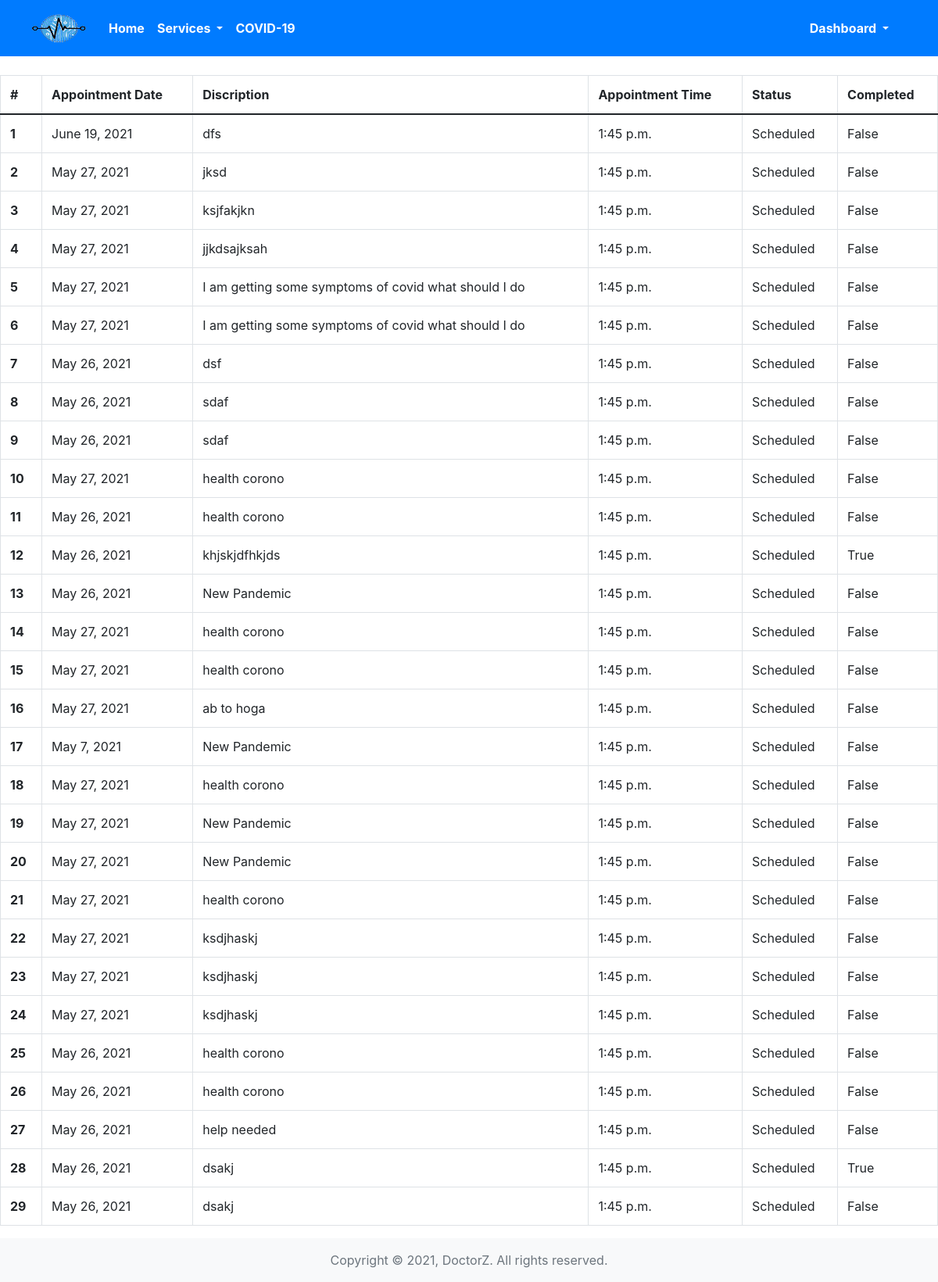
The page /booked-sessions (signed in) on the database as committed earlier.
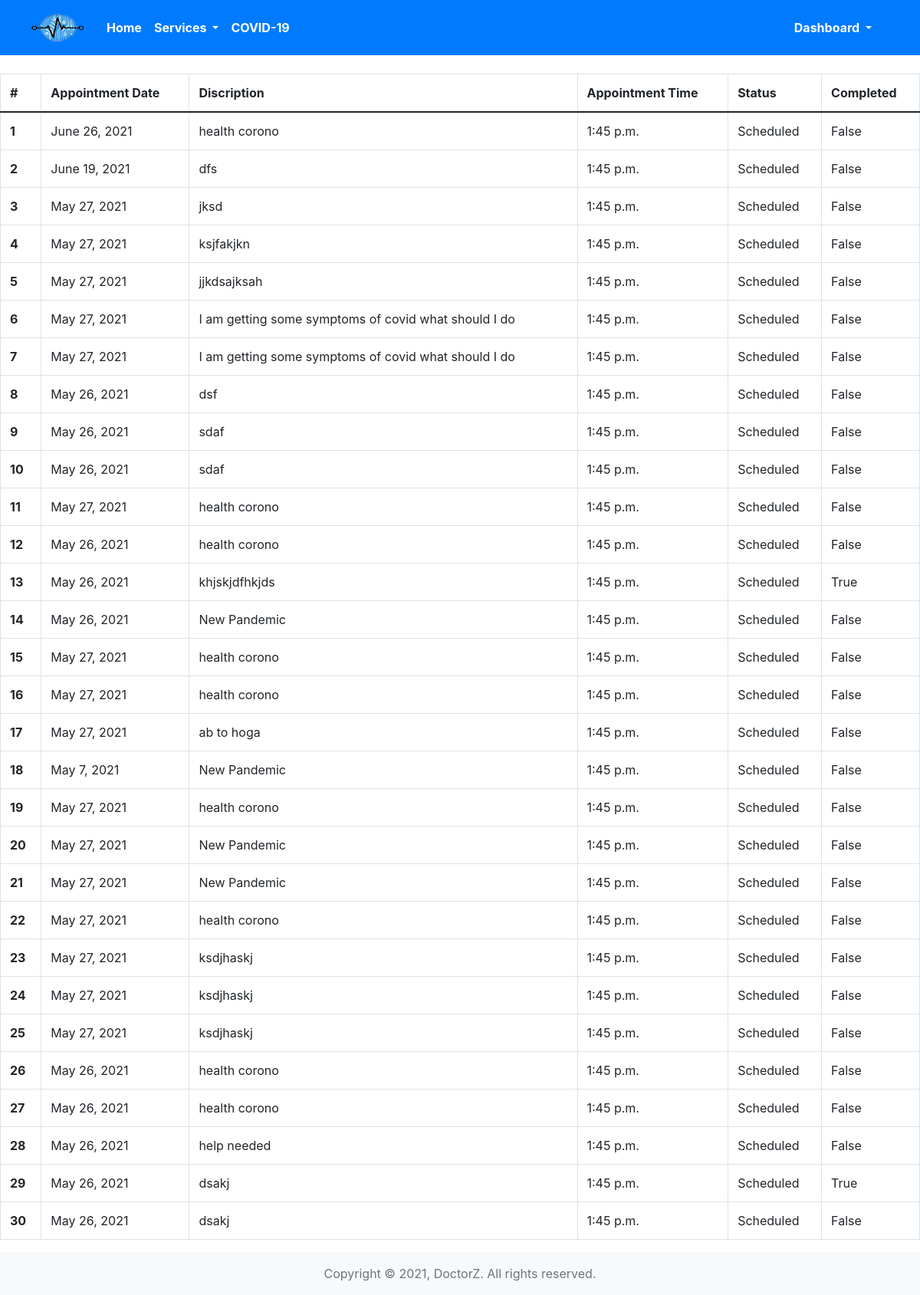
The same page on the database as committed later.
### home/models.py (models this page shows, shortened)
class Service(models.Model):
    user = models.ForeignKey(settings.AUTH_USER_MODEL, on_delete=models.CASCADE)
    time = models.TimeField()
    appointmentDate = models.DateField()
    discription = models.TextField(max_length=255, blank=True)
    appointmentType = models.TextField(max_length=100, blank=True)
    status = models.TextField(max_length=30, default="Scheduled")
    completed = models.BooleanField(default=False)

### home/views.py (the view, shortened to what this page needs)
# urls.py: path('booked-sessions',views.service, name="booked-sessions"),
def service(request):
    if request.method == 'GET':
        services = list(Service.objects.values().filter(user=request.user))
        return render(request, 'service.html',{'services':services})

### templates/service.html (shortened to what this page needs)
{% extends "base.html" %} {% block title %}Services{% endblock title %} {% block body %}
<br>
<table class="table table-bordered">
    <thead>
        <tr>
            <th scope="col">#</th>
            <th scope="col">Appointment Date</th>
            <th scope="col">Discription</th>
            <th scope="col">Appointment Time</th>
            <th scope="col">Status</th>
            <th scope="col">Completed</th>
        </tr>
    </thead>
    <tbody>
        {% for service in services reversed %}
        <tr>
            <th scope="row">{{forloop.counter}}</th>
            <td>{{service.appointmentDate}}</td>
            <td>{{service.discription}}</td>
            <td>{{service.time}}</td>
            <td>{{service.status}}</td>
            <td>{{service.completed}}</td>
        </tr>
        {% endfor %}
    </tbody>
</table>
{% endblock body %}

### templates/base.html (shortened to what this page needs)
<!doctype html>
<html lang="en">
<head>
    <link href="https://cdn.jsdelivr.net/npm/bootstrap@5.0.1/dist/css/bootstrap.min.css" rel="stylesheet">
    <link rel="stylesheet" href="https://maxcdn.bootstrapcdn.com/bootstrap/4.0.0/css/bootstrap.min.css">
</head>
<body>
    <nav class="navbar navbar-expand-lg navbar-dark sticky-top bg-primary">
        <div class="container-fluid">
            <a href="home">
                <img src="/static/logoz.png" class="logo" alt=""></a>
            <div class="collapse navbar-collapse" id="navbarSupportedContent">
                <ul class="navbar-nav me-auto mb-2 mb-lg-0">
                    <li class="nav-item">
                        <a class="nav-link active text-white fw-bold" aria-current="page" href="home">Home</a>
                    </li>
                    <li class="nav-item dropdown">
                        <a class="nav-link dropdown-toggle text-white fw-bold" href="#" id="navbarDropdown" role="button" data-bs-toggle="dropdown" aria-expanded="false">
              Services
            </a>
                    </li>
                    <li class="nav-item">
                        <a class="nav-link text-white fw-bold" aria-current="page" href="{% url 'covid-19' %}">COVID-19</a>
                    </li>
                </ul>
                <form class="d-flex">
                    {% if user.is_authenticated %} {% if request.path == "/book-appointment"%}
                    <li class="nav-item dropdown navbar nav-link active text-white fw-bold">
                        <a class="nav-link dropdown-toggle text-white fw-bold" href="#" id="navbarDropdown" role="button" data-bs-toggle="dropdown" aria-expanded="false">
              Dashboard
            </a>
                        <ul class="dropdown-menu text-white fw-bold" aria-labelledby="navbarDropdown">
                            <li><a class="dropdown-item" href="{% url 'profile' %}">Profile</a></li>
                            <li>
                                <hr class="dropdown-divider">
                            </li>
                            <li><a class="dropdown-item" href="{% url 'booked-sessions' %}">Booked Session</a></li>
                            <li>
                                <hr class="dropdown-divider">
                            </li>
                            <li><a class="dropdown-item" href="members/logout">Logout</a></li>
                        </ul>
                    </li>
                    <!-- <a class="navbar nav-link active text-primary" href="dashboard">Welcome {{request.user}}</a>
                    <a class="navbar nav-link active text-primary" href="logout">Logout</a>  -->
                    {% else %}
                    <li class="nav-item dropdown navbar nav-link active text-white fw-bold">
                        <a class="nav-link dropdown-toggle text-white fw-bold" href="#" id="navbarDropdown" role="button" data-bs-toggle="dropdown" aria-expanded="false">
              Dashboard
            </a>
                    </li>
                    {% endif %} {% else %}
                    <a class="navbar nav-link active text-white fw-bold" href="{% url 'login' %}">Login</a>
                    <a class="navbar nav-link active text-white fw-bold" href="{% url 'register' %}">SignUp</a> {% endif %}
                </form>
            </div>
        </div>
    </nav>
    {% block body %} {% endblock body %}
    <footer class="footer sticky-bottom mt-auto py-3 bg-light">
        <div class="container">
            <span class="text-muted">Copyright © 2021, DoctorZ. All rights reserved.</span>
        </div>
    </footer>
</body>
</html>

### templates/base.html (style rules this page uses)
* { margin: 0; padding: 0; box-sizing: border-box; }
html { height: 100%; }
body { min-height: 100%; }
.logo { padding-right: 20px; padding-left: 10px; }
.container { position: sticky; left: 0; bottom: 0; width: 100%; text-align: center; }

Rows that differ between the two databases and show on the page:
added Service: appointmentDate "June 26, 2021", discription "health corono", time "1:45 p.m.", status "Scheduled", completed "False"
